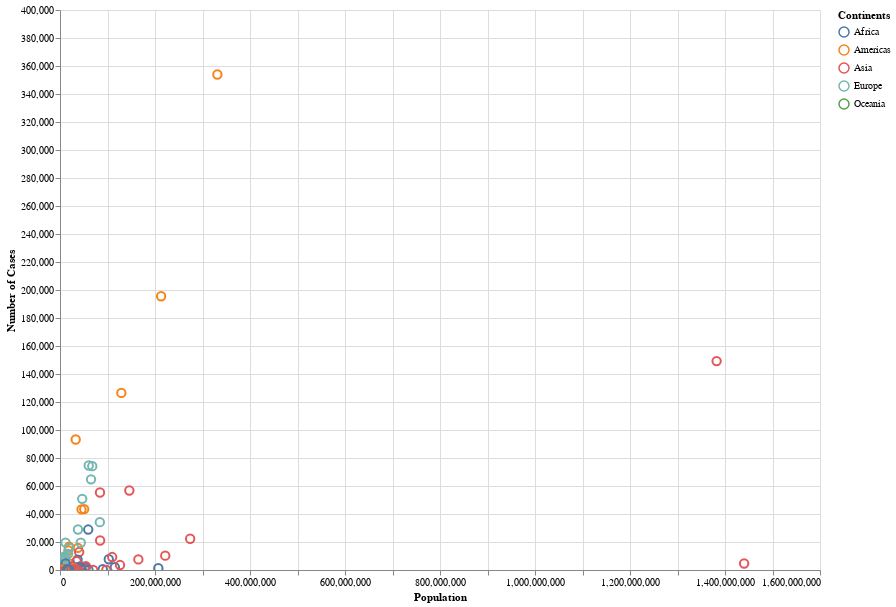

Notebook code cell kept with this figure:
### Code cell
# ----------- The Second Viz ----------------
############################################

# Consists of one chart:
      # The Scatter Chart

# ----------- The Scatter Chart ----------------
scatterChart = alt.Chart(df_dcr_melted

).transform_filter(
  dropSelect

).transform_lookup( # lookup Country from the other dataset and get the populaiton of each country
    lookup='Country Name',
    from_=alt.LookupData(df_pbc,'Country Name', ['Population (2020)'])

).transform_lookup( # lookup Country from the other dataset and get the continent of each country
    lookup='Country Name',
    from_=alt.LookupData(df_cbc,'country', ['continent'])

).mark_point(size=70).encode(
    x = alt.X('Population (2020):Q', axis=alt.Axis(title='Population')),
    y = alt.Y('Number of Cases:Q', axis=alt.Axis(title='Number of Cases')),
    tooltip = ['Country Name:N', 'continent:N', 'Population (2020):Q','Number of Cases:Q'],
    color = alt.Color('continent:N', title='Continents'),
    opacity = alt.condition(selection, alt.value(1), alt.value(0.17))

).properties(
    width = 760,
    height = 560
)


# ----------- Plotting Visualization Two --------
scatter_plots = scatterChart.add_selection(dropSelect).add_selection(selection).interactive() # + scatter_plot.transform_regression('Population (2020)', 'Number of Cases').mark_line()
scatter_plots

### Figure 1 — Vega-Lite specification as saved in the notebook (floating-point values rounded to 4 significant figures; data arrays with more than 128 entries replaced by an {"elided": "..."} marker saying what was removed)
{"config": {"view": {"continuousWidth": 400, "continuousHeight": 300}}, "data": {"name": "data-7b98d1f0a8e684141027905acbe22b81"}, "mark": {"type": "point", "size": 70}, "encoding": {"color": {"field": "continent", "title": "Continents", "type": "nominal"}, "opacity": {"condition": {"value": 1, "selection": "selector023"}, "value": 0.17}, "tooltip": [{"field": "Country Name", "type": "nominal"}, {"field": "continent", "type": "nominal"}, {"field": "Population (2020)", "type": "quantitative"}, {"field": "Number of Cases", "type": "quantitative"}], "x": {"axis": {"title": "Population"}, "field": "Population (2020)", "type": "quantitative"}, "y": {"axis": {"title": "Number of Cases"}, "field": "Number of Cases", "type": "quantitative"}}, "height": 560, "selection": {"selector022": {"type": "single", "fields": ["Cause"], "init": {"Cause": "Covid-19 Deaths"}, "bind": {"input": "select", "options": ["Covid-19 Deaths", "Cardiovascular diseases", "Respiratory diseases ", "Kidney diseases", "Neonatal disorders ", "Meningitis ", "Malaria ", "Interpersonal violence", "HIV/AIDS", "Tuberculosis", "Maternal disorders", "Lower respiratory infections", "Alcohol use disorders", "Diarrheal diseases", "Poisoning", "Nutritional deficiencies", " Alzheimers disease", "Parkinsons disease", " Acute hepatitis", "Digestive diseases", " Cirrhosis and other chronic liver diseases", "Protein-energy malnutrition", "Neoplasms", "Fire, heat", "Drowning", "Drug use disorders", "Road injuries", "Environmental heat and cold exposure", "Self-harm", " Conflict and terrorism", "Diabetes "], "name": "Death cause: "}}, "selector023": {"type": "multi", "fields": ["continent"], "bind": "legend"}, "selector024": {"type": "interval", "bind": "scales", "encodings": ["x", "y"]}}, "transform": [{"filter": {"selection": "selector022"}}, {"lookup": "Country Name", "from": {"data": {"name": "data-d0db7e49cf3a2e36b76e42e55d5662b6"}, "key": "Country Name", "fields": ["Population (2020)"]}}, {"lookup": "Country Name", "from": {"data": {"name": "data-761d2b303b277379dd05e83989c5e4bc"}, "key": "country", "fields": ["continent"]}}], "width": 760, "$schema": "https://vega.github.io/schema/vega-lite/v4.17.0.json", "datasets": {"data-7b98d1f0a8e684141027905acbe22b81": {"elided": "5120 records"}, "data-d0db7e49cf3a2e36b76e42e55d5662b6": {"elided": "235 records"}, "data-761d2b303b277379dd05e83989c5e4bc": {"elided": "243 records"}}}
